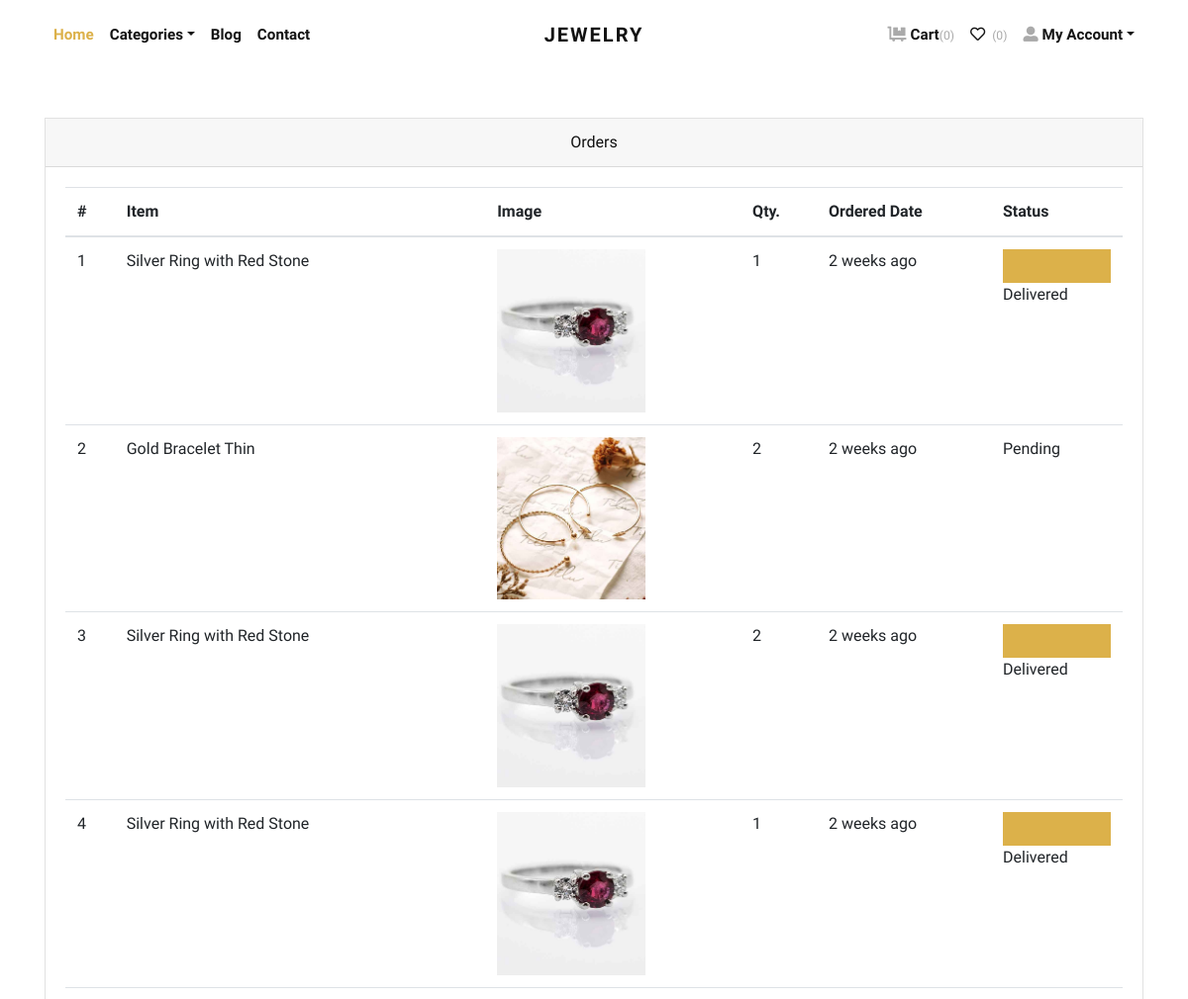
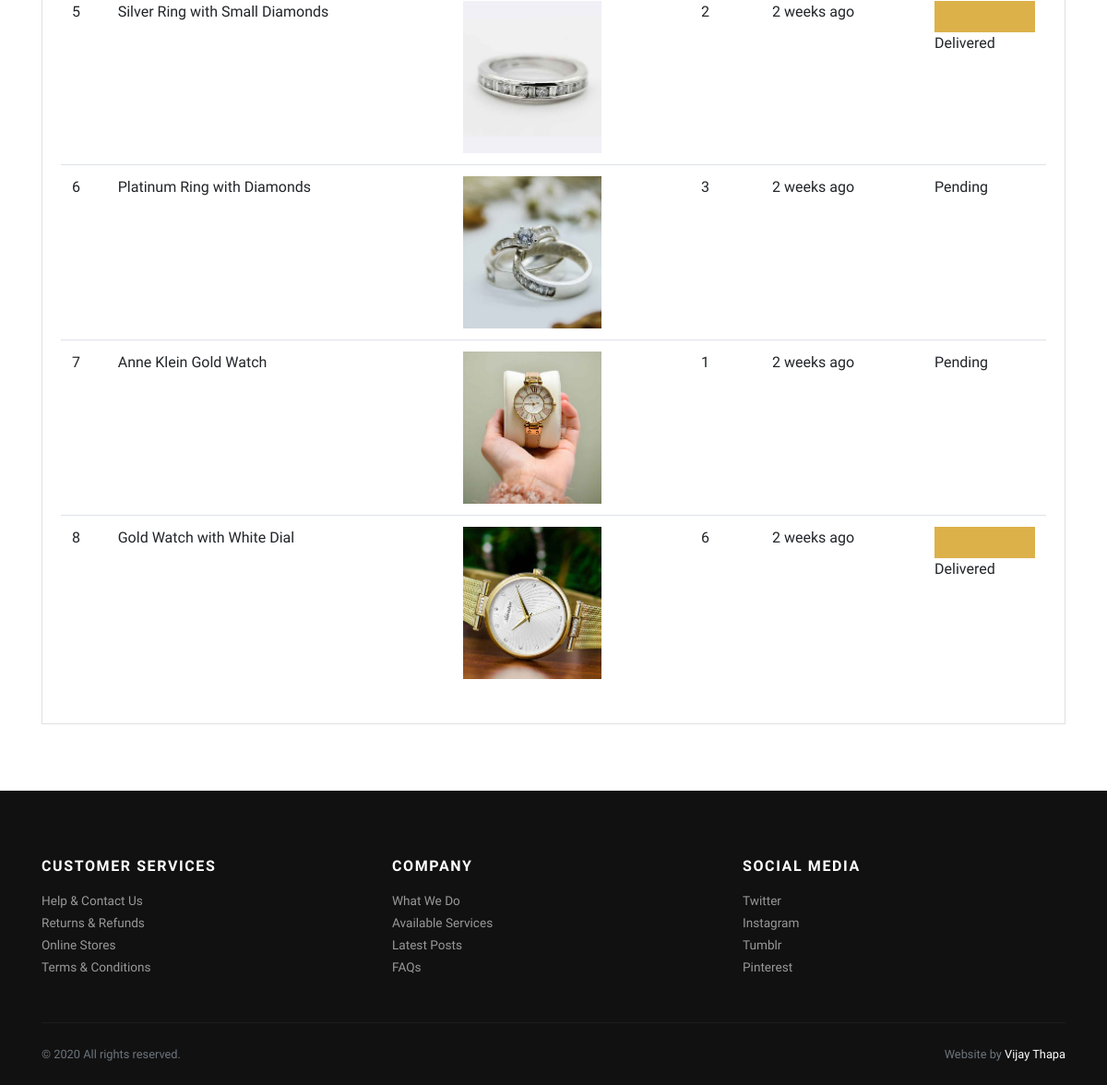
Page /orders/ (signed in) on the committed database (2 pictures, top to bottom).
### store/models.py (models this page shows, shortened)
class Order(models.Model):
    user = models.ForeignKey(User, verbose_name="User", on_delete=models.CASCADE)
    address = models.ForeignKey(Address, verbose_name="Shipping Address", on_delete=models.CASCADE)
    product = models.ForeignKey(Product, verbose_name="Product", on_delete=models.CASCADE)
    quantity = models.PositiveIntegerField(verbose_name="Quantity")
    ordered_date = models.DateTimeField(auto_now_add=True, verbose_name="Ordered Date")
    status = models.CharField(
        choices=STATUS_CHOICES,
        max_length=50,
        default="Pending"
        )

class Product(models.Model):
    title = models.CharField(max_length=150, verbose_name="Product Title")
    slug = models.SlugField(max_length=160, verbose_name="Product Slug")
    sku = models.CharField(max_length=255, unique=True, verbose_name="Unique Product ID (SKU)")
    short_description = models.TextField(verbose_name="Short Description")
    detail_description = models.TextField(blank=True, null=True, verbose_name="Detail Description")
    product_image = models.ImageField(upload_to='product', blank=True, null=True, verbose_name="Product Image")
    price = models.DecimalField(max_digits=8, decimal_places=2)
    category = models.ForeignKey(Category, verbose_name="Product Categoy", on_delete=models.CASCADE)
    is_active = models.BooleanField(verbose_name="Is Active?")
    is_featured = models.BooleanField(verbose_name="Is Featured?")
    created_at = models.DateTimeField(auto_now_add=True, verbose_name="Created Date")
    updated_at = models.DateTimeField(auto_now=True, verbose_name="Updated Date")
    class Meta:
        verbose_name_plural = 'Products'
        ordering = ('-created_at', )

### store/views.py (the view)
# urls.py: path('orders/', views.orders, name="orders"),
@login_required
def orders(request):
    all_orders = Order.objects.filter(user=request.user).order_by('-ordered_date')
    return render(request, 'store/orders.html', {'orders': all_orders})

### store/context_preprocessors.py (called while the page is built)
def store_menu(request):
    categories = Category.objects.filter(is_active=True)
    context = {
        'categories_menu': categories,
    }
    return context

def cart_menu(request):
    if request.user.is_authenticated:
        cart_items= Cart.objects.filter(user=request.user)
        context = {
            'cart_items': cart_items,
        }
    else:
        context = {}
    return context

### templates/store/orders.html (shortened to what this page needs)
{% extends 'base.html' %}
{% load static %}
{% load humanize %}
    {% block content %}
      <div class="container py-5">
        <div class="row">
          <div class="col-lg-12">
            <div class="card mb-4" id="tables">
              <div class="card-header text-center">Orders</div>
              <div class="card-body">
                <table class="table table-hover">
                  <thead>
                    <tr>
                      <th>#</th>
                      <th>Item</th>
                      <th>Image</th>
                      <th>Qty.</th>
                      <th>Ordered Date</th>
                      <th>Status</th>
                    </tr>
                  </thead>
                  <tbody>
                    {% if orders %}
                    {% for order in orders %}
                    <tr>
                      <td>{{forloop.counter}}</td>
                      <td>{{order.product.title}}</td>
                      <td>
                        {% if order.product.product_image %}
                          <img src="{{order.product.product_image.url}}" alt="{{order.product.product_ttile}}" style="width:150px;">
                        {% endif %}
                      </td>
                      <td>{{order.quantity}}</td>
                      <td>{{order.ordered_date|naturaltime}}</td>
                      <td>
                        {% if order.status == 'Delivered' %}
                        <div class="bg-light border border-primary">
                            <div class="p-3 bg-primary" style="width:100%;"></div>
                        </div>
                        {% endif %}
                        {{order.status}}
                      </td>
                    </tr>
                    {% endfor %}
                    {% endif %}
                  </tbody>
                </table>
              </div>
            </div>
          </div>
        </div>
      </div>
{% endblock content %}

### jewelryshop/static/css/style.default.css (style rules this page uses)
.border { border: 1px solid #dee2e6 !important; }
.border-primary { border-color: #dcb14a !important; }
body { font-family: "Libre Franklin", sans-serif; font-size: 1rem; font-weight: 400; line-height: 1.5; color: #111111; background-color: #fff; }
.bg-primary { background-color: #dcb14a !important; }
.bg-light { background-color: #f8f9fa !important; }
.card { background-color: #fff; border: 1px solid rgba(17, 17, 17, 0.125); border-radius: 0; }
.card-body { padding: 1.25rem; }
.card-header { padding: 0.75rem 1.25rem; background-color: rgba(17, 17, 17, 0.03); border-bottom: 1px solid rgba(17, 17, 17, 0.125); }
.card-header:first-child { border-radius: calc(0 - 1px) calc(0 - 1px) 0 0; }

### rows in the picture
Order: product "Silver Ring with Red Stone", product.product_image (picture), quantity "1", ordered_date "2 weeks ago", status "Delivered"
Order: product "Gold Bracelet Thin", product.product_image (picture), quantity "2", ordered_date "2 weeks ago", status "Pending"
Order: product "Silver Ring with Red Stone", product.product_image (picture), quantity "2", ordered_date "2 weeks ago", status "Delivered"
Order: product "Silver Ring with Red Stone", product.product_image (picture), quantity "1", ordered_date "2 weeks ago", status "Delivered"
Order: product "Silver Ring with Small Diamonds", product.product_image (picture), quantity "2", ordered_date "2 weeks ago", status "Delivered"
Order: product "Platinum Ring with Diamonds", product.product_image (picture), quantity "3", ordered_date "2 weeks ago", status "Pending"
Order: product "Anne Klein Gold Watch", product.product_image (picture), quantity "1", ordered_date "2 weeks ago", status "Pending"
Order: product "Gold Watch with White Dial", product.product_image (picture), quantity "6", ordered_date "2 weeks ago", status "Delivered"

### other values in the picture
{{ cart_items.count }} "0"
